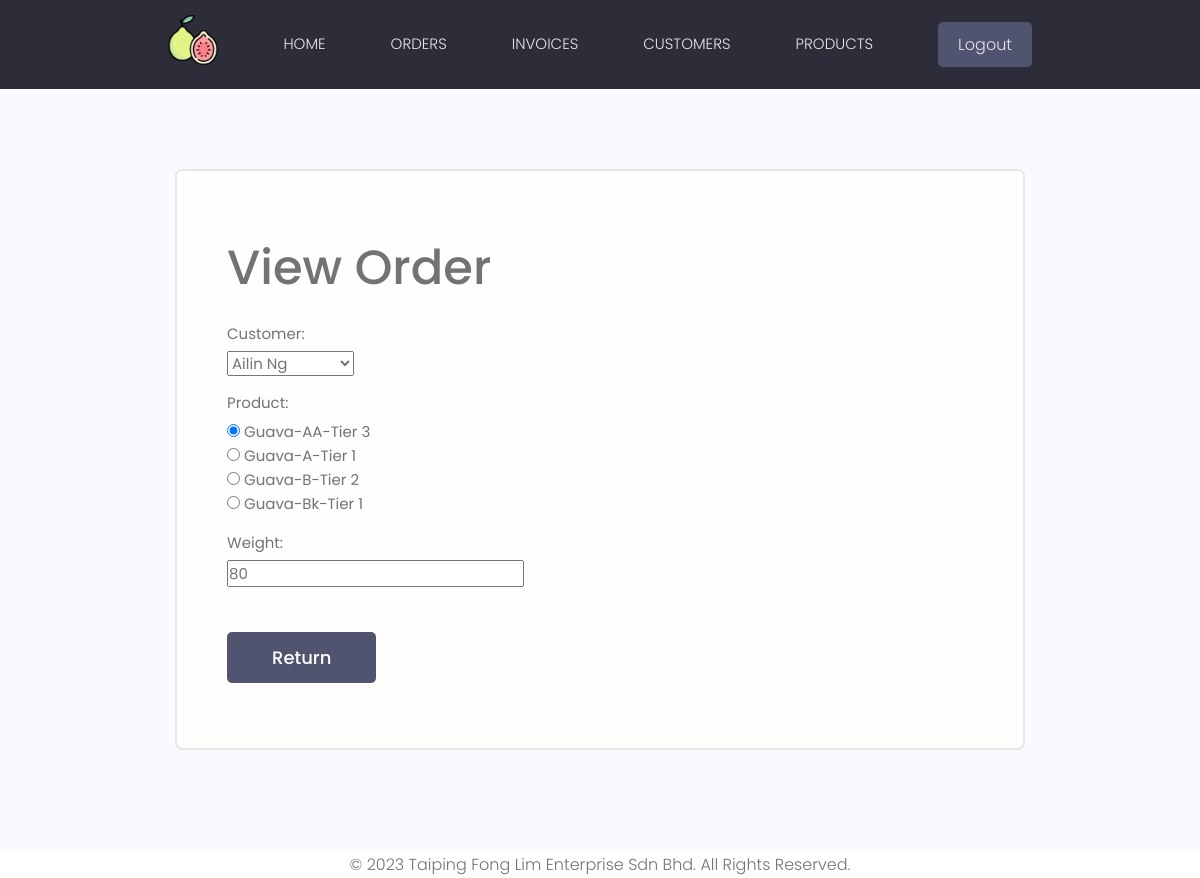
Screenshot of /retrieve-order/20/ (signed in) with the database file from the repository.
### products/models.py (models this page shows, shortened)
class Order(models.Model):
    invoice = models.ForeignKey(Invoice, on_delete=models.SET_NULL, null=True)
    customer = models.ForeignKey(Customer, on_delete=models.PROTECT)
    transactionTime = models.DateTimeField(auto_now_add=True)
    product = models.ForeignKey(Product, on_delete=models.PROTECT)
    weight = models.IntegerField(null=True)
    flag = models.BooleanField(null=True)
    class Meta:
        ordering = ['-transactionTime']

### products/views.py (the view)
# urls.py: path("retrieve-order/<str:pk>/", views.retrieveOrder, name="retrieve-order"),
@login_required(login_url='login')
def retrieveOrder(request, pk):
    order = Order.objects.get(id=pk)
    form = OrderForm(instance=order)
    if request.method == 'POST':
        form = OrderForm(request.POST, instance=order)
    context = {'form': form}
    return render(request, "single-order.html", context)

### products/forms.py
class OrderForm(ModelForm):
    class Meta:
        model = Order
        fields = ['customer', 'product', 'weight']
        widgets = {
            'product': forms.RadioSelect()
        }

### products/models.py (called while the page is built)
    def __str__(self):
        return 'Tier ' + self.tier

    def __str__(self):
        return self.firstname + ' ' + self.lastname

    def __str__(self):
        return self.productName + '-' + self.grade + '-' + str(self.tier)

### templates/single-order.html (shortened to what this page needs)
{% extends 'main.html' %}
{% block content %}
    <main class="formPage my-xl">
        <div class="content-box">
            <div class="formWrapper">
                <br>
                <h1>View Order</h1>
                <form class="form" method="POST">
                    {% for field in form %}
                    <div class="form__field">
                        <label for="formInput#text">{{ field.label}}: </label>
                            {{ field }}
                    </div>
                    {% endfor %}
                    <input class="btn btn--sub btn--lg  my-md" type="button" value="Return" onclick="history.back()"/>
                </form>
            </div>
        </div>
    </main>
{% endblock content %}

### static/styles/app.css (style rules this page uses)
:root { --color-sub: #2d2d39; }
.btn--sub { background-color: var(--color-sub-light); }
.content-box { width: 95%; max-width: 85rem; margin: 0 auto; }
.formPage .formWrapper { list-style: none; background: var(--color-white); padding: 3.5rem 5rem; border: 2px solid var(--color-light); border-radius: 0.7rem; }

### static/uikit/styles/modules/_variables.css (style rules this page uses)
:root { --color-main: #5aa5b9; --color-main-light: #e6faff; --color-sub: #3f4156; --color-sub-light: #51546e; --color-sub-lighter: #ededfd; --color-text: #737373; --color-gray: #8b8b8b; --color-light: #e5e7eb; --color-light-gray: #767676; --color-bg: #f8fafd; --color-white: #fffefd; --color-white-light: #f3f3f3; --color-success: #359e64; --color-success-bg: #def8e8; --color-error: #fc4b0b; --color-error-bg: #fff2ee; --font-base: 'Poppins', arial, helvetica, 'Segoe UI', roboto, ubuntu, sans-serif; --font-monospace: 'Fira Code', 'Courier New', courier, monospace; --font-regular: 300; --font-medium: 500; --font-bold: 700; --generic-shadow: 1px 1px 5px #00000010; --generic-transition: all 0.3s ease-in-out; }

### static/uikit/styles/modules/_base.css (style rules this page uses)
* { margin: 0; padding: 0; box-sizing: border-box; text-rendering: optimizeLegibility; color: inherit; font-size: inherit; }
html { font-size: 50%; }
@media only screen and (min-width: 480px) { html { font-size: 56.25%; } }
@media only screen and (min-width: 1200px) { html { font-size: 62.5%; } }
body { line-height: 1.6; font-weight: 400; font-size: 1.5rem; color: var(--color-text); background-color: var(--color-bg); min-height: 100vh; }

### static/uikit/styles/modules/_typography.css (style rules this page uses)
* { font-family: var(--font-base); }
h1 { font-size: 4.8rem; font-weight: var(--font-medium); }

### static/uikit/styles/modules/_utilities.css (style rules this page uses)
.my-md { margin: 3rem auto; }
.my-xl { margin: 8rem auto; }

### static/uikit/styles/modules/_button.css (style rules this page uses)
.btn { display: inline-block; position: relative; cursor: pointer; background-color: var(--color-light); font-weight: var(--font-medium); color: var(--color-sub); text-decoration: none; padding: 1rem 2rem; border-radius: 0.5rem; border: none; width: -webkit-fit-content; width: -moz-fit-content; width: fit-content; height: -webkit-fit-content; height: -moz-fit-content; height: fit-content; font-size: 1.6rem; outline-width: 0; outline-color: transparent; -webkit-backface-visibility: hidden; backface-visibility: hidden; transition: all 0.3s ease-in-out; }
.btn--sub { background-color: var(--color-sub); color: var(--color-white); }
.btn--lg { font-size: 1.8rem; padding: 1.2rem 4.5rem; }

### static/uikit/styles/modules/_form.css (style rules this page uses)
.form { display: block; }
.form__field { margin-top: 1.5rem; margin-bottom: 1.5rem; }
.form__label, .form__field > label { display: block; margin-bottom: 0.5rem; color: var(--color-text); }

### rows the page displays
Order: form "Ailin Ng" "☑ Guava-AA-Tier 3 ☐ Guava-A-Tier 1 ☐ Guava-B-Tier 2 ☐ Guava-Bk-Tier 1" "80"

### other values shown
{{ field.label }} "Customer" "Product" "Weight"
